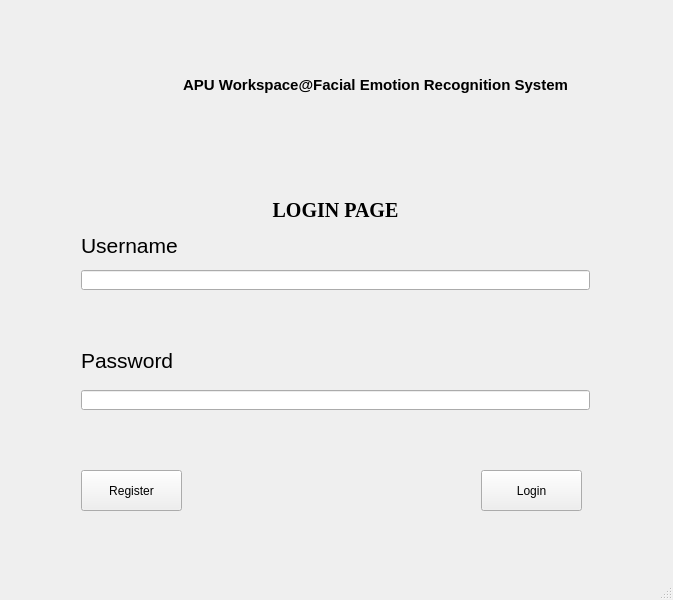
<?xml version="1.0" encoding="UTF-8"?>
<ui version="4.0">
 <class>MainWindow</class>
 <widget class="QMainWindow" name="MainWindow">
  <property name="geometry">
   <rect>
    <x>0</x>
    <y>0</y>
    <width>673</width>
    <height>600</height>
   </rect>
  </property>
  <property name="windowTitle">
   <string>MainWindow</string>
  </property>
  <widget class="QWidget" name="centralwidget">
   <widget class="QWidget" name="loginPageWidget" native="true">
    <property name="geometry">
     <rect>
      <x>41</x>
      <y>160</y>
      <width>591</width>
      <height>381</height>
     </rect>
    </property>
    <widget class="QLineEdit" name="usernameInput">
     <property name="geometry">
      <rect>
       <x>40</x>
       <y>110</y>
       <width>509</width>
       <height>20</height>
      </rect>
     </property>
    </widget>
    <widget class="QLineEdit" name="passwordInput">
     <property name="geometry">
      <rect>
       <x>40</x>
       <y>230</y>
       <width>509</width>
       <height>20</height>
      </rect>
     </property>
     <property name="text">
      <string/>
     </property>
     <property name="echoMode">
      <enum>QLineEdit::Password</enum>
     </property>
    </widget>
    <widget class="QLabel" name="loginPageLabel">
     <property name="geometry">
      <rect>
       <x>40</x>
       <y>17</y>
       <width>509</width>
       <height>67</height>
      </rect>
     </property>
     <property name="font">
      <font>
       <family>Times New Roman</family>
       <pointsize>15</pointsize>
       <weight>75</weight>
       <bold>true</bold>
      </font>
     </property>
     <property name="text">
      <string>LOGIN PAGE</string>
     </property>
     <property name="alignment">
      <set>Qt::AlignCenter</set>
     </property>
    </widget>
    <widget class="QLabel" name="usernameLabel">
     <property name="geometry">
      <rect>
       <x>40</x>
       <y>70</y>
       <width>111</width>
       <height>31</height>
      </rect>
     </property>
     <property name="font">
      <font>
       <pointsize>16</pointsize>
      </font>
     </property>
     <property name="text">
      <string>Username</string>
     </property>
    </widget>
    <widget class="QLabel" name="passwordLabel">
     <property name="geometry">
      <rect>
       <x>40</x>
       <y>190</y>
       <width>91</width>
       <height>20</height>
      </rect>
     </property>
     <property name="font">
      <font>
       <pointsize>16</pointsize>
      </font>
     </property>
     <property name="frameShape">
      <enum>QFrame::NoFrame</enum>
     </property>
     <property name="frameShadow">
      <enum>QFrame::Plain</enum>
     </property>
     <property name="text">
      <string>Password</string>
     </property>
     <property name="alignment">
      <set>Qt::AlignLeading|Qt::AlignLeft|Qt::AlignVCenter</set>
     </property>
    </widget>
    <widget class="QPushButton" name="regosterButton">
     <property name="geometry">
      <rect>
       <x>40</x>
       <y>310</y>
       <width>101</width>
       <height>41</height>
      </rect>
     </property>
     <property name="text">
      <string>Register</string>
     </property>
    </widget>
    <widget class="QPushButton" name="loginButton">
     <property name="geometry">
      <rect>
       <x>440</x>
       <y>310</y>
       <width>101</width>
       <height>41</height>
      </rect>
     </property>
     <property name="text">
      <string>Login</string>
     </property>
    </widget>
   </widget>
   <widget class="QWidget" name="loginWidget" native="true">
    <property name="geometry">
     <rect>
      <x>40</x>
      <y>20</y>
      <width>591</width>
      <height>131</height>
     </rect>
    </property>
    <widget class="QLabel" name="logoLabel">
     <property name="geometry">
      <rect>
       <x>20</x>
       <y>10</y>
       <width>101</width>
       <height>111</height>
      </rect>
     </property>
     <property name="styleSheet">
      <string notr="true">border-image: url(:/images/Icons/Logo-APU-200.png);
</string>
     </property>
     <property name="text">
      <string/>
     </property>
    </widget>
    <widget class="QLabel" name="titleLabel">
     <property name="geometry">
      <rect>
       <x>130</x>
       <y>20</y>
       <width>411</width>
       <height>91</height>
      </rect>
     </property>
     <property name="font">
      <font>
       <pointsize>11</pointsize>
       <weight>75</weight>
       <bold>true</bold>
      </font>
     </property>
     <property name="text">
      <string>APU Workspace@Facial Emotion Recognition System</string>
     </property>
     <property name="textFormat">
      <enum>Qt::RichText</enum>
     </property>
     <property name="alignment">
      <set>Qt::AlignCenter</set>
     </property>
    </widget>
   </widget>
  </widget>
  <widget class="QStatusBar" name="statusbar"/>
 </widget>
 <resources>
  <include location="res.qrc"/>
 </resources>
 <connections/>
</ui>
